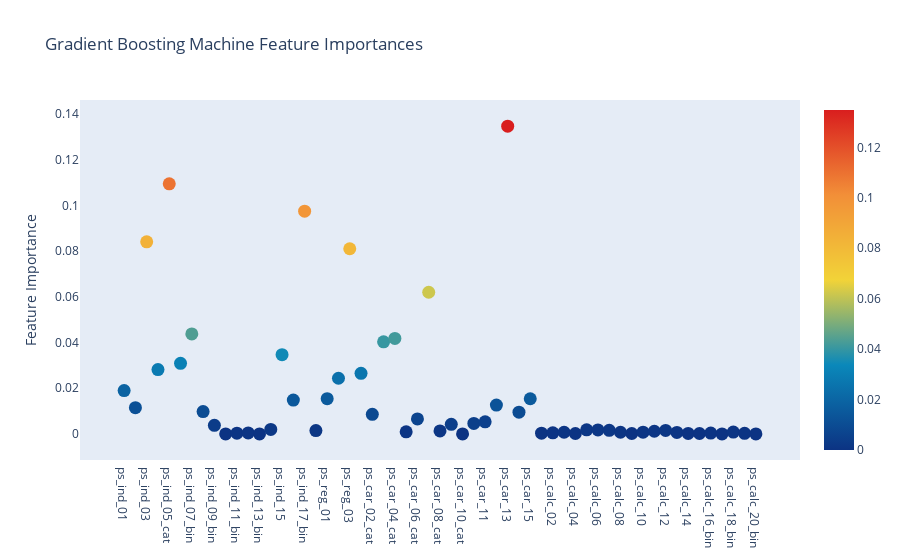

Write notebook code for a chart like this one.
### Code cell
# Scatter plot
trace = go.Scatter(
    y = gb.feature_importances_,
    x = features,
    mode = 'markers',
    marker = dict(
        sizemode = 'diameter',
        sizeref = 1,
        size = 13,
        color = gb.feature_importances_,
        colorscale = 'Portland',
        showscale = True
    
    ),
    text = features,
)
data = [trace]

layout = go.Layout(
    autosize = True,
    title = "Gradient Boosting Machine Feature Importances",
    hovermode = 'closest',
    xaxis = dict(
        ticklen=5,
        showgrid=False,
        zeroline=False,
        showline=False,
    ),
    yaxis = dict(
        title='Feature Importance',
        showgrid = False,
        zeroline = False,
        ticklen = 5,
        gridwidth = 2
    ),
    showlegend = False
)
fig = go.Figure(data=data, layout=layout)
py.iplot(fig,filename="scatter2021")

### Figure 1 — Plotly figure (JSON) as saved in the notebook; plotly's stock layout.template omitted (floating-point values rounded to 4 significant figures)
{"data": [{"marker": {"color": [0.01894, 0.01149, 0.08412, 0.02818, 0.1095, 0.0309, 0.04378, 0.009773, 0.003726, 0, 0.0003235, 0.0004158, 0, 0.001965, 0.03467, 0.01479, 0.09752, 0.00145, 0.01544, 0.02437, 0.08109, 0.02654, 0.008584, 0.0403, 0.0418, 0.0008965, 0.006565, 0.06202, 0.001271, 0.004174, 0, 0.004577, 0.005278, 0.01261, 0.1348, 0.009484, 0.01537, 0.000286, 0.0004461, 0.0007148, 0.0001654, 0.00176, 0.001749, 0.001539, 0.0007188, 0.0001617, 0.0007279, 0.00115, 0.0015, 0.0006197, 0.0001913, 0.000162, 0.0003524, 0, 0.0007964, 0.0002346, 0], "colorscale": [[0, "rgb(12,51,131)"], [0.25, "rgb(10,136,186)"], [0.5, "rgb(242,211,56)"], [0.75, "rgb(242,143,56)"], [1, "rgb(217,30,30)"]], "showscale": true, "size": 13, "sizemode": "diameter", "sizeref": 1}, "mode": "markers", "text": ["ps_ind_01", "ps_ind_02_cat", "ps_ind_03", "ps_ind_04_cat", "ps_ind_05_cat", "ps_ind_06_bin", "ps_ind_07_bin", "ps_ind_08_bin", "ps_ind_09_bin", "ps_ind_10_bin", "ps_ind_11_bin", "ps_ind_12_bin", "ps_ind_13_bin", "ps_ind_14", "ps_ind_15", "ps_ind_16_bin", "ps_ind_17_bin", "ps_ind_18_bin", "ps_reg_01", "ps_reg_02", "ps_reg_03", "ps_car_01_cat", "ps_car_02_cat", "ps_car_03_cat", "ps_car_04_cat", "ps_car_05_cat", "ps_car_06_cat", "ps_car_07_cat", "ps_car_08_cat", "ps_car_09_cat", "ps_car_10_cat", "ps_car_11_cat", "ps_car_11", "ps_car_12", "ps_car_13", "ps_car_14", "ps_car_15", "ps_calc_01", "ps_calc_02", "ps_calc_03", "ps_calc_04", "ps_calc_05", "ps_calc_06", "ps_calc_07", "ps_calc_08", "ps_calc_09", "ps_calc_10", "ps_calc_11", "ps_calc_12", "ps_calc_13", "ps_calc_14", "ps_calc_15_bin", "ps_calc_16_bin", "ps_calc_17_bin", "ps_calc_18_bin", "ps_calc_19_bin", "ps_calc_20_bin"], "type": "scatter", "x": ["ps_ind_01", "ps_ind_02_cat", "ps_ind_03", "ps_ind_04_cat", "ps_ind_05_cat", "ps_ind_06_bin", "ps_ind_07_bin", "ps_ind_08_bin", "ps_ind_09_bin", "ps_ind_10_bin", "ps_ind_11_bin", "ps_ind_12_bin", "ps_ind_13_bin", "ps_ind_14", "ps_ind_15", "ps_ind_16_bin", "ps_ind_17_bin", "ps_ind_18_bin", "ps_reg_01", "ps_reg_02", "ps_reg_03", "ps_car_01_cat", "ps_car_02_cat", "ps_car_03_cat", "ps_car_04_cat", "ps_car_05_cat", "ps_car_06_cat", "ps_car_07_cat", "ps_car_08_cat", "ps_car_09_cat", "ps_car_10_cat", "ps_car_11_cat", "ps_car_11", "ps_car_12", "ps_car_13", "ps_car_14", "ps_car_15", "ps_calc_01", "ps_calc_02", "ps_calc_03", "ps_calc_04", "ps_calc_05", "ps_calc_06", "ps_calc_07", "ps_calc_08", "ps_calc_09", "ps_calc_10", "ps_calc_11", "ps_calc_12", "ps_calc_13", "ps_calc_14", "ps_calc_15_bin", "ps_calc_16_bin", "ps_calc_17_bin", "ps_calc_18_bin", "ps_calc_19_bin", "ps_calc_20_bin"], "y": [0.01894, 0.01149, 0.08412, 0.02818, 0.1095, 0.0309, 0.04378, 0.009773, 0.003726, 0, 0.0003235, 0.0004158, 0, 0.001965, 0.03467, 0.01479, 0.09752, 0.00145, 0.01544, 0.02437, 0.08109, 0.02654, 0.008584, 0.0403, 0.0418, 0.0008965, 0.006565, 0.06202, 0.001271, 0.004174, 0, 0.004577, 0.005278, 0.01261, 0.1348, 0.009484, 0.01537, 0.000286, 0.0004461, 0.0007148, 0.0001654, 0.00176, 0.001749, 0.001539, 0.0007188, 0.0001617, 0.0007279, 0.00115, 0.0015, 0.0006197, 0.0001913, 0.000162, 0.0003524, 0, 0.0007964, 0.0002346, 0]}], "layout": {"autosize": true, "hovermode": "closest", "showlegend": false, "title": {"text": "Gradient Boosting Machine Feature Importances"}, "xaxis": {"showgrid": false, "showline": false, "ticklen": 5, "zeroline": false, "type": "category", "range": [-3.842, 59.84], "autorange": true}, "yaxis": {"gridwidth": 2, "showgrid": false, "ticklen": 5, "title": {"text": "Feature Importance"}, "zeroline": false, "type": "linear", "range": [-0.01364, 0.1484], "autorange": true}}}
